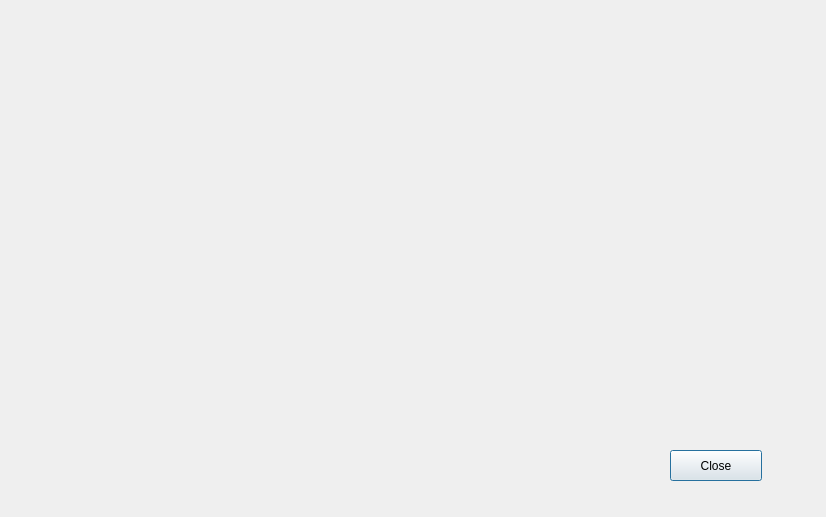
<?xml version="1.0" encoding="UTF-8"?>
<ui version="4.0">
 <class>DialogGenerateData</class>
 <widget class="QDialog" name="DialogGenerateData">
  <property name="geometry">
   <rect>
    <x>0</x>
    <y>0</y>
    <width>826</width>
    <height>517</height>
   </rect>
  </property>
  <property name="windowTitle">
   <string>Generate data</string>
  </property>
  <widget class="QPushButton" name="btnClose">
   <property name="geometry">
    <rect>
     <x>670</x>
     <y>450</y>
     <width>92</width>
     <height>31</height>
    </rect>
   </property>
   <property name="text">
    <string>Close</string>
   </property>
  </widget>
 </widget>
 <resources/>
 <connections/>
</ui>
